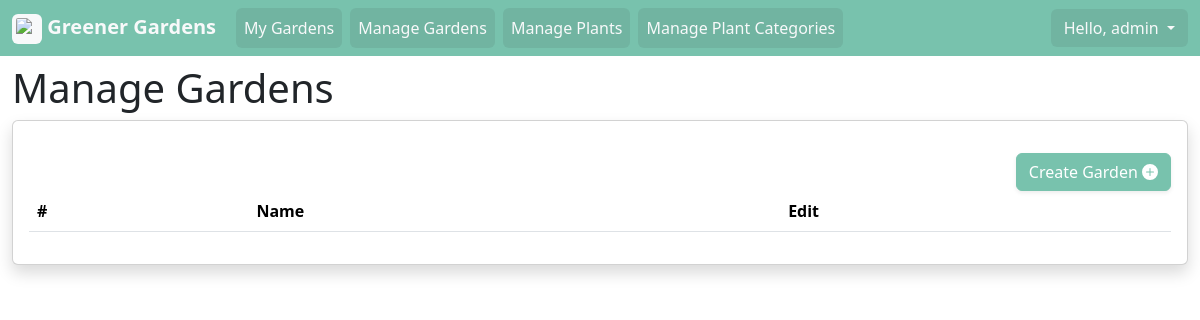
/users/admin/gardens/ (signed in), run on an earlier commit of the app's database.
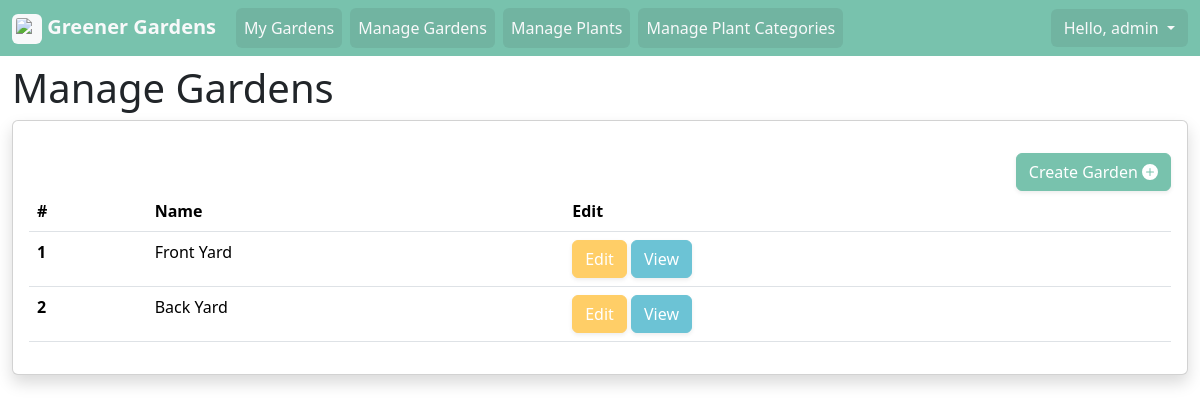
And on a later commit of the database.
### gardens/models.py (models this page shows, shortened)
class Garden(models.Model):
    name = models.CharField(max_length=64)
    user = models.ForeignKey(settings.AUTH_USER_MODEL, on_delete=models.CASCADE) # Store the users info
    image = models.ImageField(upload_to="gardens/", blank=True, null=True) #Allow no image

### gardens/views.py (the view)
# urls.py: path('users/<str:username>/gardens/', garden_list_view, name='garden_list'), # Display a list of gardens to edit
@login_required
def garden_list_view(request, username, *args, **kwargs):
    current_user = request.user
    if(current_user.username != username):
        return redirect("home")
    my_context = {
        "gardens": Garden.objects.filter(user=current_user),
        "site_title": "My Gardens"
    }
    return render(request, "users/garden/garden_list.html", my_context) # return an html template

### gardens/templates/users/garden/garden_list.html (shortened to what this page needs)
{% extends 'base.html' %}
{% block content %}
{% load static %}
<h1>Manage Gardens</h1>
<div class="card shadow">
    <div class="card-body">
      <p class="card-text">
        <div class="d-flex">
          <div class="ms-auto">
            <a href="{% url 'garden_create' request.user.username %}" class="btn btn-primary shadow-sm ms-auto">
              Create Garden
              <svg xmlns="http://www.w3.org/2000/svg" width="16" height="16" fill="currentColor" class="bi bi-plus-circle-fill d-inline-block mb-1" viewBox="0 0 16 16">
                <path d="M16 8A8 8 0 1 1 0 8a8 8 0 0 1 16 0M8.5 4.5a.5.5 0 0 0-1 0v3h-3a.5.5 0 0 0 0 1h3v3a.5.5 0 0 0 1 0v-3h3a.5.5 0 0 0 0-1h-3z" />
              </svg>
            </a>
            </div>
        </div>
        <table class="table">
            <thead>
              <tr>
                <th scope="col">#</th>
                <th scope="col">Name</th>
                <th scope="col">Edit</th>
              </tr>
            </thead>
            <tbody>
              {% for garden in gardens %}
              <tr>
                <th scope="row">{{ forloop.counter }}</th>
                <td>{{ garden.name }}</td>
                <td>
                    <a href="{% url 'garden_update' request.user.username garden.id %}" class="btn btn-warning shadow-sm">Edit</a>
                    <a href="{% url 'garden_section_list' request.user.username garden.id %}" class="btn btn-info shadow-sm">View</a>
                </td>
              </tr>
              {% endfor %}
            </tbody>
          </table>
      </p>
    </div>
  </div>
{% endblock %}

What changed in the data, as far as the page shows it:
added Garden: name "Front Yard"
added Garden: name "Back Yard"
